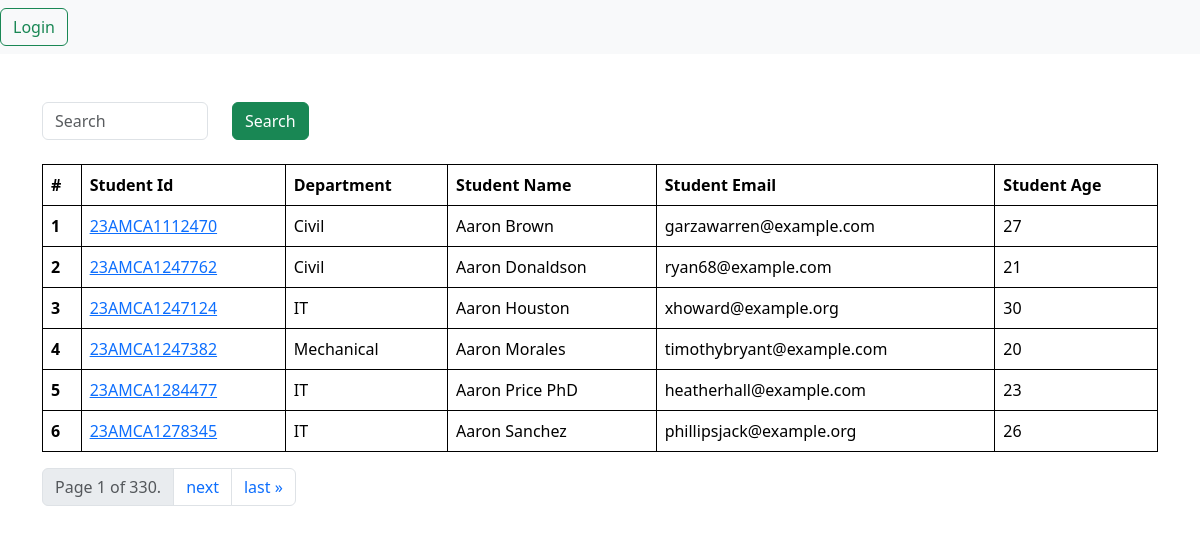
The page /students/ on the database its author committed.
### vege/models.py (models this page shows, shortened)
class Student(models.Model):
    department = models.ForeignKey(Department, related_name='depart', on_delete=models.CASCADE)
    student_id = models.OneToOneField(StudentId, related_name='studentid', on_delete=models.CASCADE)
    student_name = models.CharField(max_length=100)
    student_email = models.EmailField(unique = True)
    student_age = models.IntegerField(default=18)
    student_address = models.TextField()
    is_deleted = models.BooleanField(default=False)
    objects = StudentManager()  # custome manager
    admin_objects = models.Manager()  # built in manager
    class Meta:
        ordering = ['student_name']
        verbose_name = "student"

class StudentId(models.Model):
    student_id = models.CharField(max_length=100)
    def __str__(self):
        return self.student_id

class Department(models.Model):
    department = models.CharField(max_length=100)
    def __str__(self):
        return self.department
    class Meta:
        ordering = ['department'] # Orders departments in descending order

### vege/views.py (the view, shortened to what this page needs)
# urls.py: path('students/', get_student, name = 'students'),
def get_student(request):
    querySet = Student.objects.all()
    paginator = Paginator(querySet, 6)  # Show 6 query per page.
    page_number = request.GET.get("page", 1)  # this shows from which page to start with
    page_obj = paginator.get_page(page_number)
    print(page_obj)
    return render(request, 'report/student.html', {'querySet' : page_obj})

### vege/models.py (called while the page is built)
    def get_queryset(self):
        return super().get_queryset().filter(is_deleted = False)

### vege/templates/report/student.html (shortened to what this page needs)
{% extends "base.html" %}
{% block start %}
<div class="container mt-5">
        <form class="mb-4">
        <div class="row">
            <div class= "col-md-2">
                <input class="form-control" name="search" placeholder = "Search">
            </div>
            <div class= "col-md-6">
                <button class="btn btn-success">Search</button>
            </div>
        </div>
    </form>
    <table class="table striped">
        <thead>
          <tr>
            <th scope="col">#</th>
            <th scope="col">Student Id</th>
            <th scope="col">Department</th>
            <th scope="col">Student Name</th>
            <th scope="col">Student Email</th>
            <th scope="col">Student Age</th>
          </tr>
        </thead>
        <tbody>
            {% for student in querySet %}
          <tr>
            <th scope="row">{{forloop.counter}}</th>
            <td>
                <a href = "{% url 'see_marks' student.student_id %}"> {{student.student_id}} </a>
            </td>
            <td>{{student.department}}</td>
            <td>{{student.student_name}}</td>
            <td>{{student.student_email}}</td>
            <td>{{student.student_age}}</td>
          </tr>
          {% endfor %}
        </tbody>
      </table>
      <nav aria-label="Page navigation example">
        <ul class="pagination">
          <li class="page-item disabled">
            <span class="page-link">
              Page {{ querySet.number }} of {{ querySet.paginator.num_pages }}.
            </span>
          </li>
          {% if querySet.has_next %}
            <li class="page-item">
              <a class="page-link" href="?page={{ querySet.next_page_number }}" aria-label="Next">
                <span aria-hidden="true">next</span>
              </a>
            </li>
            <li class="page-item">
              <a class="page-link" href="?page={{ querySet.paginator.num_pages }}" aria-label="Last">
                <span aria-hidden="true">last &raquo;</span>
              </a>
            </li>
          {% endif %}
        </ul>
      </nav>
</div>
{% endblock %}

### home/templates/base.html (style rules this page uses)
table, th, td { border: 1px solid black; }

### rows shown on the page
Student: student_id "23AMCA1112470", department "Civil", student_name "Aaron Brown", student_email "garzawarren@example.com", student_age "27"
Student: student_id "23AMCA1247762", department "Civil", student_name "Aaron Donaldson", student_email "ryan68@example.com", student_age "21"
Student: student_id "23AMCA1247124", department "IT", student_name "Aaron Houston", student_email "xhoward@example.org", student_age "30"
Student: student_id "23AMCA1247382", department "Mechanical", student_name "Aaron Morales", student_email "timothybryant@example.com", student_age "20"
Student: student_id "23AMCA1284477", department "IT", student_name "Aaron Price PhD", student_email "heatherhall@example.com", student_age "23"
Student: student_id "23AMCA1278345", department "IT", student_name "Aaron Sanchez", student_email "phillipsjack@example.org", student_age "26"

### other values the page prints
{{ querySet.number }} "1"
{{ querySet.paginator.num_pages }} "330"
